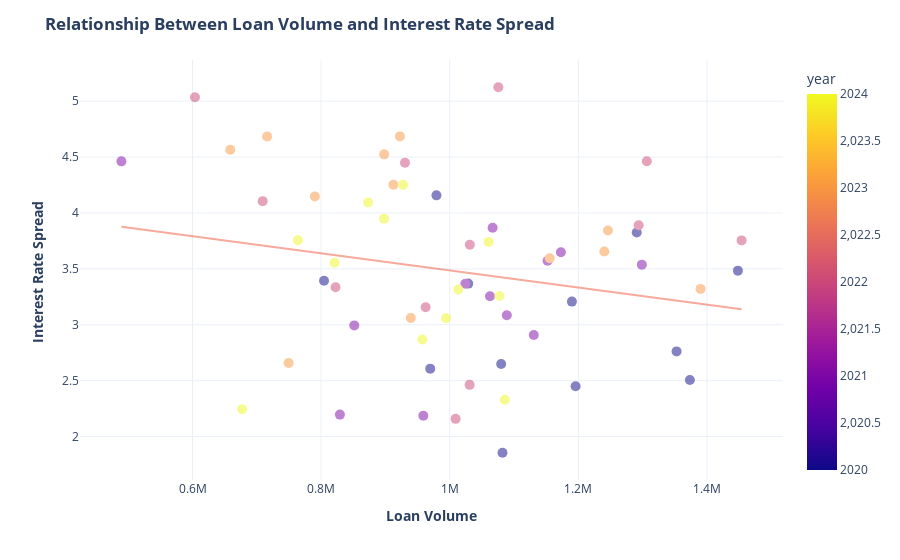

Write notebook code for a chart like this one.
### Markdown cell above
RELATIONSHIP BETWEEN LOAN VOLUME AND INTEREST RATE SPREAD

### Code cell
fig2 = px.scatter(df, x='loan_volume', y='interest_rate_spread',color='year',trendline="ols")
fig2.update_traces(marker_size=10, opacity=0.5)
fig2.update_layout(title='<b>Relationship Between Loan Volume and Interest Rate Spread</b>',
                   xaxis_title='<b>Loan Volume</b>',
                   yaxis_title='<b>Interest Rate Spread </b>',template='plotly_white')
fig2.show()
